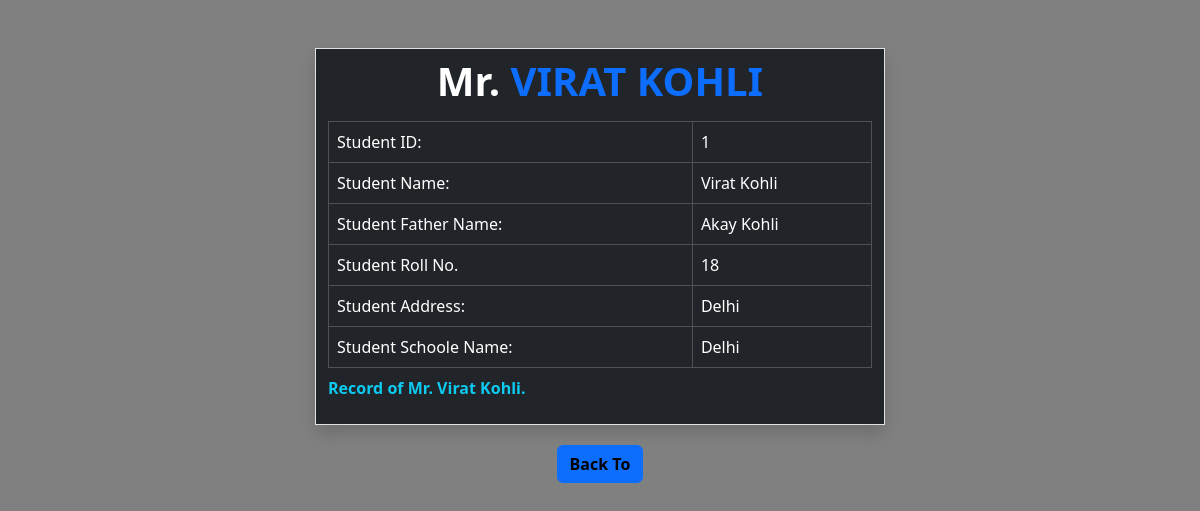
/data/1, run on the app's committed database.
### myapp/models.py (models this page shows)
class studentModel(models.Model):
    name = models.CharField(max_length=30)
    fname = models.CharField(max_length=30)
    roll = models.IntegerField()
    address = models.CharField(max_length=100)
    school_name = models.CharField(max_length=100)

### myapp/views.py (the view)
# urls.py: path("data/<int:id>", views.single_view, name = "single-data"),
def single_view(request, id):
    dt = studentModel.objects.get(pk = id)
    return render(request, 'single_data.html', {'single_data': dt})

### myapp/templates/single_data.html (shortened to what this page needs)
<!DOCTYPE html>
<html lang="en">
<head>
     <link
      href="https://cdn.jsdelivr.net/npm/bootstrap@5.3.3/dist/css/bootstrap.min.css"
      rel="stylesheet"
    />
</head>
<body>
    <div class="container mt-5">
        <div class="row">
            <div class="col-6 offset-3 border border-1 shadow  bg-dark">
                <h1 class="text-center fw-bold  p-2 text-primary"> <span class="text-white">Mr.</span> {{single_data.name |upper}}</h1>
                <table class="table table-bordered table-dark ">
                <caption class="fw-bold text-info">Record of Mr. {{single_data.name|title}}.</caption>
                <tr>
                    <td>Student ID: </td>
                    <td>{{single_data.id}}</td>
                </tr>
                <tr>
                    <td>Student Name: </td>
                    <td>{{single_data.name |title}}</td>
                </tr>
                <tr>
                    <td>Student Father Name: </td>
                    <td>{{single_data.fname |title}}</td>
                </tr>
                <tr>
                    <td>Student Roll No.  </td>
                    <td>{{single_data.roll}}</td>
                </tr>
                <tr>
                    <td>Student Address: </td>
                    <td>{{single_data.address |title}}</td>
                </tr>
                <tr>
                    <td>Student Schoole Name: </td>
                    <td>{{single_data.school_name |title}}</td>
                </tr>
             </table>
            </div>
        </div>
    </div>
    <div class="text-center m-3">
        <button class="btn btn-primary m-1"><a href="{% url "student_Data" %}" class="lulu">Back To</a></button>
    </div>
</body>
</html>

### myapp/templates/single_data.html (style rules this page uses)
body { background-color: gray; }
.lulu { text-decoration: none; color: black; font-weight: bold; }

### data on the page
studentModel: name "VIRAT KOHLI", name "Virat Kohli", id "1", fname "Akay Kohli", roll "18", address "Delhi", school_name "Delhi"
